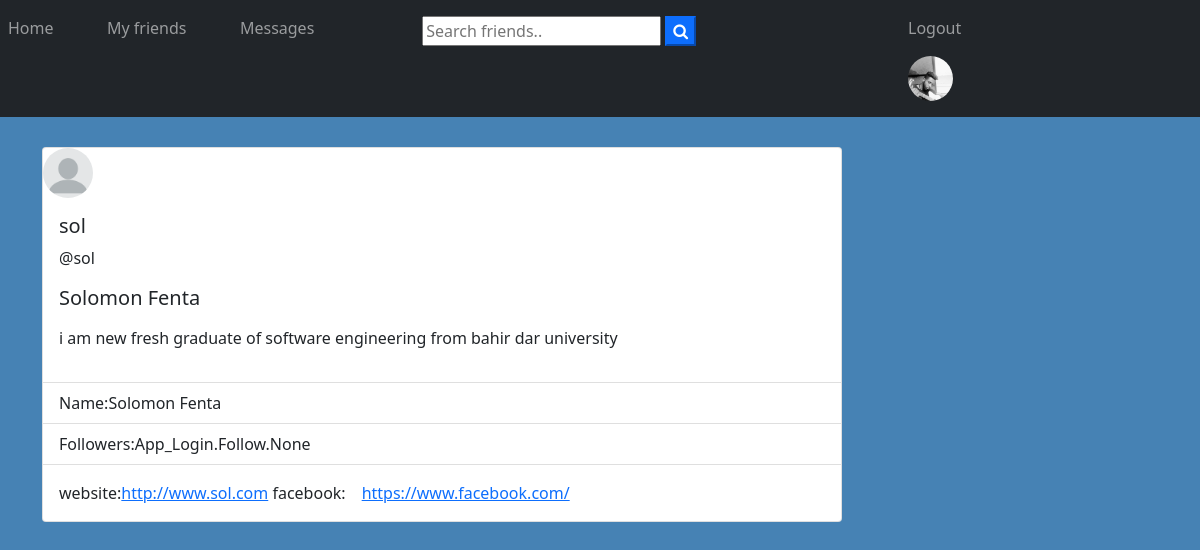
The app's page /post/friends (signed in) with its own data.
### App_Login/models.py (models this page shows)
class UserProfile(models.Model):
    user=models.OneToOneField(User,on_delete=models.CASCADE,
    related_name='user_profile')
    profile_pic=models.ImageField(upload_to='profile_pics', blank=True)
    description=models.TextField(blank=True)
    full_name=models.CharField(max_length=264,blank=True)
    dob=models.DateField(blank=True,null=True)
    website=models.URLField(blank=True)
    facebook=models.URLField(blank=True)

### App_Post/views.py (the view)
# urls.py: path('friends',views.friends,name='friends'),
@login_required
def friends(request):
    friends=UserProfile.objects.exclude(user=request.user)
    if friends:
        return render(request,'App_Post/friends.html',{'friends':friends})
    return render(request,'App_Post/friends.html')

### App_Post/templates/App_Post/friends.html (shortened to what this page needs)
{% extends 'navbar.html' %}
{% block body_block %}
{% if friends %}
{% for friend in friends %}
<div class="card" style="width: 50rem;">
    {% if friend.profile_pic %}
    <img src="/media/{{ friend.profile_pic }}"
    width="50px" height="50px"  alt=""  style="border-radius: 50%;">
    {% else %}
    <img src="/static/img/default.png" width="50px" height="50px"  alt="" style="border-radius: 50%;">
    {% endif %}
    <div class="card-body">
      <h5 class="card-title">{{friend.user.username}}</h5>
      <p>@{{friend.user.username|lower}}</p>
      <h5 class="card-title">{{friend.full_name}}</h5>
      <p class="card-text"><p>{{friend.description}}</p>
    </div>
    <ul class="list-group list-group-flush">
     <li class="list-group-item">Name:{{friend.full_name}}</li>
      <li class="list-group-item">Followers:{{friend.user.follower}}</li>
    </ul>
    <div class="card-body">
      website:<a href="#" class="card-link">{{friend.website}}</a>
      facebook:<a href="#" class="card-link">{{friend.facebook}}</a>
    </div>
  </div>
<br><br>
{% endfor %}
{% endif %}
{%endblock%}

### App_Post/templates/navbar.html (shortened to what this page needs)
<!DOCTYPE html>
<html lang="en">
<head>
      <link href="https://cdn.jsdelivr.net/npm/bootstrap@5.1.3/dist/css/bootstrap.min.css" rel="stylesheet"
>
      <link rel="stylesheet" href="https://cdnjs.cloudflare.com/ajax/libs/font-awesome/4.7.0/css/font-awesome.min.css">
</head>
<body>
  <nav class="navbar navbar-expand-lg navbar-dark bg-dark">
    <ul class="navbar-nav">
        <li class="nav-item active">
            <a class="nav-link" href="{% url 'App_Post:home' %}">Home</a>
          </li>&nbsp;&nbsp;&nbsp;&nbsp;&nbsp;&nbsp;&nbsp;&nbsp;&nbsp;
          <li class="nav-item">
            <a class="nav-link" href="% url 'App_Post:friends' %}" ">My friends</a>
          </li>&nbsp;&nbsp;&nbsp;&nbsp;&nbsp;&nbsp;&nbsp;&nbsp;&nbsp;
          <li class="nav-item">
            <a class="nav-link" href="% url 'App_Post:messages' %}"">Messages</a>
          </li><br><br>
          <form class="example mt-2" method="GET">
            <input type="text" placeholder="Search friends.." name="search">
            <button type="submit" class="btn-primary"><i class="fa fa-search"></i></button>
          </form>
          <li class="nav-item">
            <a class="nav-link" href="{% url 'App_Login:logout' %}">Logout</a>
            {% if user.user_profile.profile_pic %}
            <a class="nav-link rounded-circle" href="{% url 'App_Login:profile' %}"><img src="/media/{{ user.user_profile.profile_pic }}"
              width="45px" height="45px"  alt=""  style="border-radius: 50%;"></a>
          {% else %}
          <a class="nav-link " href="{% url 'App_Login:profile' %}">
            <img src="/static/img/default.png" width="60px" height="60px"  alt="" style="border-radius: 50%;">
          </a>
          {% endif %}
          </li>
    </ul>
</nav>
 <div class="container" style="padding-top:30px;">
{% block body_block %}
{% endblock%}
 </div>
</body>
</html>

### App_Post/templates/App_Post/friends.html (style rules this page uses)
body { background-color: steelblue; }

### records on screen
UserProfile: user.username "sol", full_name "Solomon Fenta", description "i am new fresh graduate of software engineering from bahir dar university", user.follower "App_Login.Follow.None", website "http://www.sol.com", facebook "https://www.facebook.com/"
